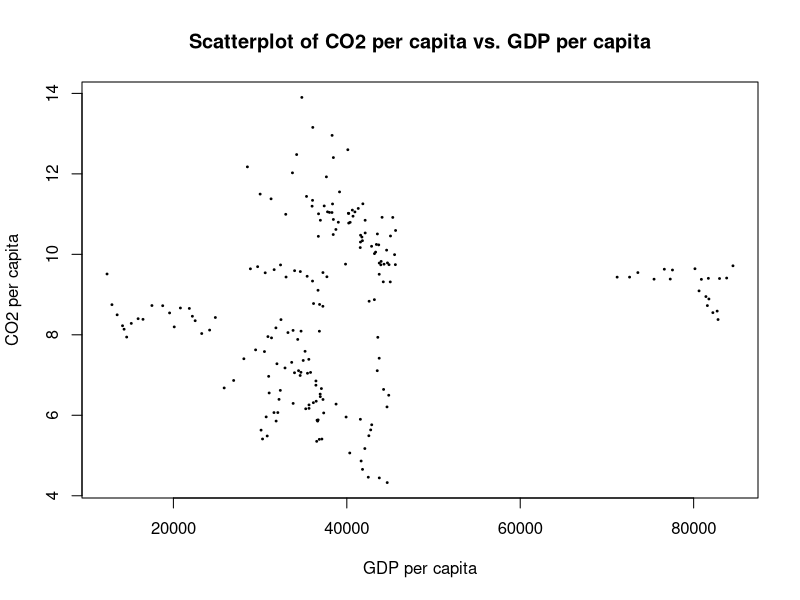
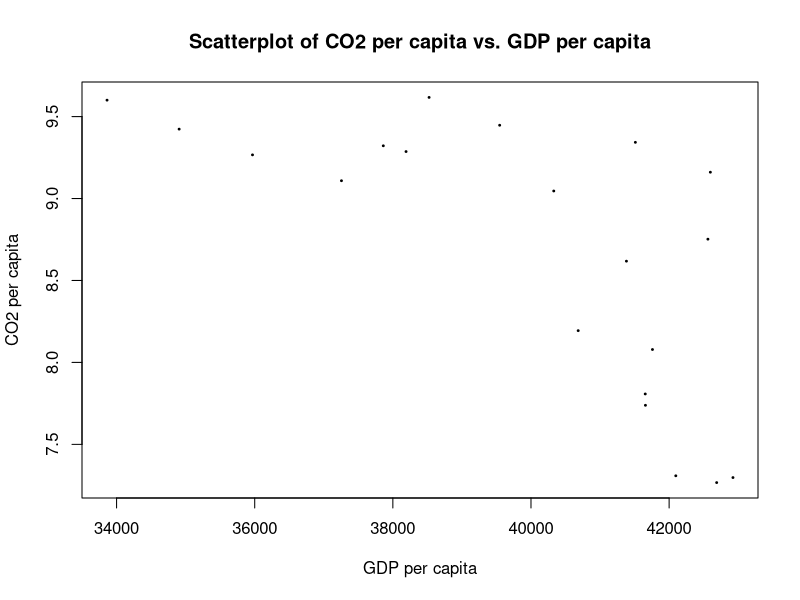
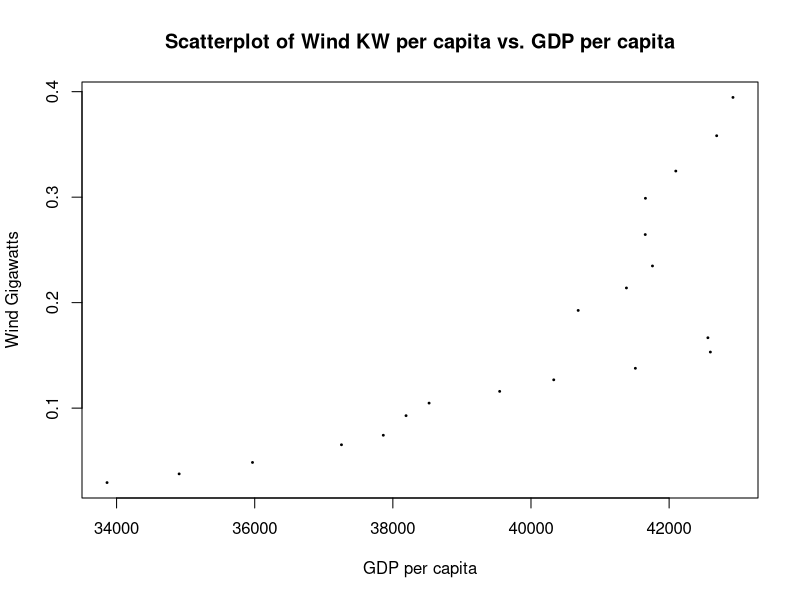

The R source for these figures, in order: (Note: this script raises an error after producing the figures.)
# 1. Obtain data for years from 1997-2017 
# (since wind energy is a major predictor variable
# of the variable CO2 per capita)
data<-read.csv("data_output/co2wind_europe_subset.csv")
head(data)

library(dplyr)
#library("tidyr") 

co2_mean = data %>% 
  group_by(Year) %>%
  summarise (co2_mean=mean(CO2TonnesPC)) %>%
  .$co2_mean 

gdp_mean = data %>% 
  group_by(Year) %>%
  summarise (gdp_mean=mean(GDPPC2011)) %>%
  .$gdp_mean 

wind_mean = data %>% 
  mutate(wind_gw_pc = WindCapacityGigawatts / Population) %>%
  mutate(wind_kw_pc = wind_gw_pc  * 1000000) %>%
  group_by(Year) %>%
  summarise (wind_kw_mean=mean(wind_kw_pc)) %>%
  .$wind_kw_mean 

plot(data$GDPPC2011, data$CO2TonnesPC, main="Scatterplot of CO2 per capita vs. GDP per capita",
     xlab="GDP per capita", ylab="CO2 per capita", pch=19, cex=0.25)  

plot(gdp_mean, co2_mean, main="Scatterplot of CO2 per capita vs. GDP per capita",
       xlab="GDP per capita", ylab="CO2 per capita", pch=19, cex=0.25)

plot(gdp_mean, wind_mean, main="Scatterplot of Wind KW per capita vs. GDP per capita",
     xlab="GDP per capita", ylab="Wind Gigawatts", pch=19, cex=0.25)

#Fit a polynomial model
# lm(CO2pc~ gdppc+gdppc^2+wind+awareness)
co2pc<- co2
gdp2<- gdp^2 
gdp3<- gdp^3


#-------------------------------------------------------------------
#Basic Quadratric Model 
model1 <- lm(co2pc~ gdp+gdp2+gdp3)
summary(model1)
anova(model1) 

#Fitted regression equation
#co2pc = 1.120 + 5.685e-4*gdppc - 1.0627e-8*gdppc2 + 4.583e-14*gdppc3

#RMSE (root of MSE)
rmse<-sqrt(0.3685) #square root of the MSE from the Anova table
rmse
# 0.607042

#fitted values
cubic.fitted<- model1$fitted.values
#-------------------------------------------------------------------
# lm(CO2pc~ gdppc+gdppc^2+wind+awareness)

#-------------------------------------------------------------------
#Quadratic model
model2<- lm(co2pc~ gdp+gdp2)
model2
anova(model2)

#Fitted regression equation
#co2pc = 3.033 + 3.941e-4*gdppc - 5.608e-9*gdppc2

#RMSE (root of MSE)
rmse1<-sqrt(0.3493) #square root of the MSE from the Anova table
rmse1
# 0.5910161

#fitted values
quadratic.fitted<- model2$fitted.values
#-------------------------------------------------------------------


#-------------------------------------------------------------------
#Overlay plot of fitted values with original data
plot(gdp, co2, main="Scatterplot of CO2 per capita vs. GDP per capita",
     xlab="GDP per capita", ylab="CO2 per capita", pch=19, cex=0.25)
points(gdp, cubic.fitted, pch=20, cex=0.5, col="blue3")

plot(gdp, co2, main="Scatterplot of CO2 per capita vs. GDP per capita",
     xlab="GDP per capita", ylab="CO2 per capita", pch=19, cex=0.25)
points(gdp, quadratic.fitted, pch=20, cex=0.5, col="deeppink")

# Both the plots of the quadratic and the cubic models show similar trends and they seem
# to capture the essence of the data well.
#-------------------------------------------------------------------


#-------------------------------------------------------------------
# Hypothesis test of significance of the quadratic term in the linear model

# Ho: parameter of the quadratic model is equal to '0' (LINEAR MODEL IS A GOOD FIT)
# Ha: parameter of the quadratic model is NOT equal to '0' (QUADRATIC MODEL IS A GOOD FIT)

# significance level (alpha) equals 0.05

# Test statistics under H0
# F = 23.3136
# p-value = 1.442e-05

# Rejection region
# Reject H0 if p-value < alpha= 0.05
# Since the p-value of the quadratic term is equal to 0.00001442 < 0.05,
# we reject H0 (null hypothesis) and conclude that the coefficient of the quadratic term
# is SIGNIFICANT in the linear regression model.

# Conclusion
# At a significance level of alpha equal to 0.05, we reject H0 and conclude that
# the quadratic model is SIGNIFICANT. This implies that the linear model is inadequate in the
# data relating CO2 per capita and GDP per capita.
#-------------------------------------------------------------------


#-------------------------------------------------------------------
# Comparison between the quadratic and the cubic models
# We make use of the values of RMSE obtained from each of the cubic and quadratic models
# to ascertain which model provides a better performance

# Cubic model
# RMSE = 0.7774

# Quadratic model
# RMSE = 0.7701

# The value of RMSE provides an estimate of the standard deviation of the estimated regression
# equation. The smaller the value of RMSE the better fit is the model for the data.
# Since the RMSE for the quadratic model is lower than the RMSE for the cubic model, we 
# would choose the quadratic model as a better fit of the data.
#-------------------------------------------------------------------


#-------------------------------------------------------------------

# 2. Include a proxy for the variable 'renewable energy awareness' (this would provide
# the best possible control variable to include for capturing the effects on GDP)

# Use all the data to estimate the linear relationship among the independent variables and the
# response variable 'CO2 per capita'

# lm(CO2pc~ gdppc+gdppc^2+wind+awareness)

# The regression model for CO2 per capita is given as:
# CO2pc = b0 + b1*gdppc + b2*gdppc^2 + b3*wind + b4*awareness

#-------------------------------------------------------------------










